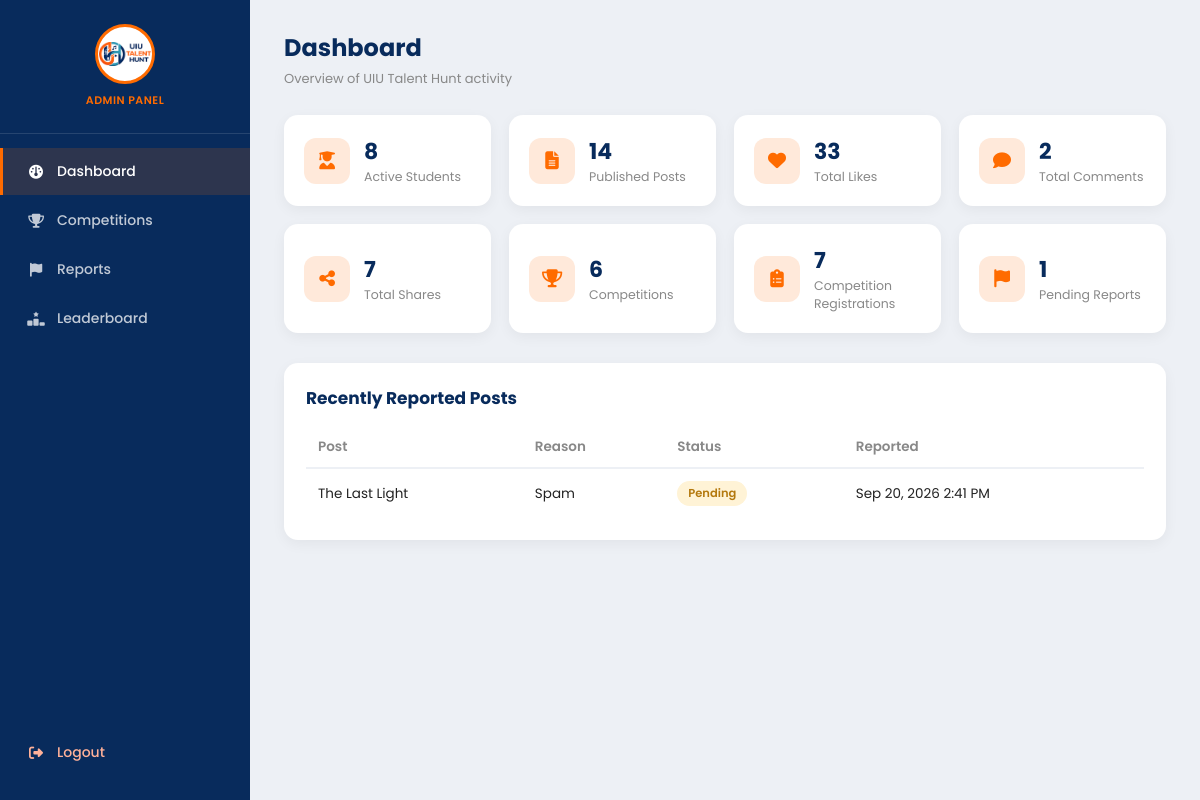
The app's page /admin/index.php (signed in) with its own data.
### tables this page shows
CREATE TABLE `reports` (
  `report_id` int(10) UNSIGNED NOT NULL,
  `post_id` int(10) UNSIGNED NOT NULL,
  `user_id` int(10) UNSIGNED NOT NULL,
  `reason` varchar(255) NOT NULL,
  `status` enum('pending','reviewed','resolved') NOT NULL DEFAULT 'pending',
  `created_at` datetime NOT NULL DEFAULT current_timestamp()
);

CREATE TABLE `posts` (
  `post_id` int(10) UNSIGNED NOT NULL,
  `user_id` int(10) UNSIGNED NOT NULL,
  `title` varchar(200) NOT NULL,
  `description` text DEFAULT NULL,
  `content` longtext DEFAULT NULL,
  `talent_type` enum('video','audio','photography','blog') NOT NULL,
  `category` varchar(100) DEFAULT NULL,
  `created_at` datetime NOT NULL DEFAULT current_timestamp(),
  `updated_at` datetime DEFAULT NULL ON UPDATE current_timestamp(),
  `status` enum('draft','published','deleted') NOT NULL DEFAULT 'draft'
);

### admin/index.php (the view, shortened to what this page needs)
<?php
require_once '../config/db.php';
$stats = [
    'students'     => (int)$pdo->query("SELECT COUNT(*) FROM users WHERE status = 'active'")->fetchColumn(),
    'posts'        => (int)$pdo->query("SELECT COUNT(*) FROM posts WHERE status = 'published'")->fetchColumn(),
    'drafts'       => (int)$pdo->query("SELECT COUNT(*) FROM posts WHERE status = 'draft'")->fetchColumn(),
    'likes'        => (int)$pdo->query("SELECT COUNT(*) FROM likes")->fetchColumn(),
    'comments'     => (int)$pdo->query("SELECT COUNT(*) FROM comments WHERE status = 'active'")->fetchColumn(),
    'shares'       => (int)$pdo->query("SELECT COUNT(*) FROM shares")->fetchColumn(),
    'competitions' => (int)$pdo->query("SELECT COUNT(*) FROM competitions")->fetchColumn(),
    'registrations'=> (int)$pdo->query("SELECT COUNT(*) FROM competition_registrations WHERE status = 'registered'")->fetchColumn(),
    'pending_reports' => (int)$pdo->query("SELECT COUNT(*) FROM reports WHERE status = 'pending'")->fetchColumn(),
];
$recentReportsStmt = $pdo->query(
    "SELECT r.report_id, r.reason, r.status, r.created_at, p.title AS post_title
     FROM reports r
     JOIN posts p ON p.post_id = r.post_id
     ORDER BY r.created_at DESC
     LIMIT 5"
);
$recentReports = $recentReportsStmt->fetchAll();
require_once 'includes/admin_header.php';
?>
            <div class="admin-stats-grid">
                <div class="admin-stat-card">
                    <div class="admin-stat-icon"><i class="fa-solid fa-user-graduate"></i></div>
                    <div>
                        <h3><?php echo number_format($stats['students']); ?></h3>
                        <p>Active Students</p>
                    </div>
                </div>
                <div class="admin-stat-card">
                    <div class="admin-stat-icon"><i class="fa-solid fa-file-lines"></i></div>
                    <div>
                        <h3><?php echo number_format($stats['posts']); ?></h3>
                        <p>Published Posts</p>
                    </div>
                </div>
                <div class="admin-stat-card">
                    <div class="admin-stat-icon"><i class="fa-solid fa-heart"></i></div>
                    <div>
                        <h3><?php echo number_format($stats['likes']); ?></h3>
                        <p>Total Likes</p>
                    </div>
                </div>
                <div class="admin-stat-card">
                    <div class="admin-stat-icon"><i class="fa-solid fa-comment"></i></div>
                    <div>
                        <h3><?php echo number_format($stats['comments']); ?></h3>
                        <p>Total Comments</p>
                    </div>
                </div>
                <div class="admin-stat-card">
                    <div class="admin-stat-icon"><i class="fa-solid fa-share-nodes"></i></div>
                    <div>
                        <h3><?php echo number_format($stats['shares']); ?></h3>
                        <p>Total Shares</p>
                    </div>
                </div>
                <div class="admin-stat-card">
                    <div class="admin-stat-icon"><i class="fa-solid fa-trophy"></i></div>
                    <div>
                        <h3><?php echo number_format($stats['competitions']); ?></h3>
                        <p>Competitions</p>
                    </div>
                </div>
                <div class="admin-stat-card">
                    <div class="admin-stat-icon"><i class="fa-solid fa-clipboard-list"></i></div>
                    <div>
                        <h3><?php echo number_format($stats['registrations']); ?></h3>
                        <p>Competition Registrations</p>
                    </div>
                </div>
                <div class="admin-stat-card">
                    <div class="admin-stat-icon"><i class="fa-solid fa-flag"></i></div>
                    <div>
                        <h3><?php echo number_format($stats['pending_reports']); ?></h3>
                        <p>Pending Reports</p>
                    </div>
                </div>
            </div>
            <div class="admin-panel">
                <h2>Recently Reported Posts</h2>
                <?php if (empty($recentReports)): ?>
                    <p class="admin-empty">No reports have been submitted yet.</p>
                <?php else: ?>
                    <table class="admin-table">
                        <thead>
                            <tr>
                                <th>Post</th>
                                <th>Reason</th>
                                <th>Status</th>
                                <th>Reported</th>
                            </tr>
                        </thead>
                        <tbody>
                            <?php foreach ($recentReports as $r): ?>
                                <tr>
                                    <td><?php echo htmlspecialchars($r['post_title']); ?></td>
                                    <td><?php echo htmlspecialchars($r['reason']); ?></td>
                                    <td><span class="admin-badge <?php echo htmlspecialchars($r['status']); ?>"><?php echo htmlspecialchars(ucfirst($r['status'])); ?></span></td>
                                    <td><?php echo date('M j, Y g:i A', strtotime($r['created_at'])); ?></td>
                                </tr>
                            <?php endforeach; ?>
                        </tbody>
                    </table>
                <?php endif; ?>
            </div>
<?php require_once 'includes/admin_footer.php'; ?>

### admin/css/admin.css (style rules this page uses)
* { margin: 0; padding: 0; box-sizing: border-box; font-family: 'Poppins', sans-serif; }
body { background: #EDF0F5; color: #222; min-width: 320px; }
.admin-stats-grid { display: grid; grid-template-columns: repeat(auto-fit, minmax(190px, 1fr)); gap: 18px; margin-bottom: 30px; }
.admin-stat-card { background: #fff; border-radius: 14px; padding: 20px; display: flex; align-items: center; gap: 14px; box-shadow: 0 4px 14px rgba(0,0,0,0.05); }
.admin-stat-icon { width: 46px; height: 46px; border-radius: 12px; background: #FFE9DA; color: #FF6B00; display: flex; align-items: center; justify-content: center; font-size: 18px; flex-shrink: 0; }
.admin-stat-card h3 { color: #082B5C; font-size: 22px; }
.admin-stat-card p { color: #888; font-size: 12.5px; overflow-wrap: anywhere; }
.admin-panel { background: #fff; border-radius: 14px; padding: 22px; box-shadow: 0 4px 14px rgba(0,0,0,0.05); margin-bottom: 24px; overflow-x: auto; -webkit-overflow-scrolling: touch; }
.admin-panel h2 { color: #082B5C; font-size: 17px; margin-bottom: 16px; }
.admin-table { width: 100%; border-collapse: collapse; font-size: 13.5px; min-width: 600px; }
.admin-table th { text-align: left; color: #888; font-weight: 600; padding: 10px 12px; border-bottom: 2px solid #EDF0F5; white-space: nowrap; }
.admin-table td { padding: 12px; border-bottom: 1px solid #EDF0F5; vertical-align: middle; }
.admin-table tr:last-child td { border-bottom: none; }
.admin-badge { display: inline-block; padding: 4px 11px; border-radius: 20px; font-size: 11.5px; font-weight: 600; text-transform: capitalize; }
.admin-badge.pending { background: #FFF3D6; color: #B4790E; }

### records on screen
reports: post.title "The Last Light", reason "Spam", status "Pending", created_at "Sep 20, 2026 2:41 PM"

### other values on screen
$pageTitle "Dashboard"
$pageSubtitle "Overview of UIU Talent Hunt activity"
$stats['students'] "8"
$stats['posts'] "14"
$stats['likes'] "33"
$stats['comments'] "2"
$stats['shares'] "7"
$stats['competitions'] "6"
$stats['registrations'] "7"
$stats['pending_reports'] "1"
